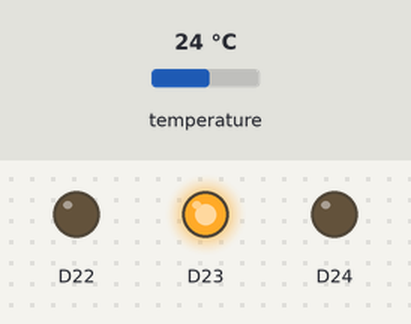
Bench run of a sketch on a simulated Arduino Nano RP2040 Connect. Shown: output pins drawn as LEDs (lit = HIGH). Inputs (shaded band) come from the test bench; at power-on: temperature 24 °C. What the sketch prints to the serial monitor is not drawn.

Above: at 1.2 s.
1.3 s: temperature set to 23.4 °C
At 1.7 s:
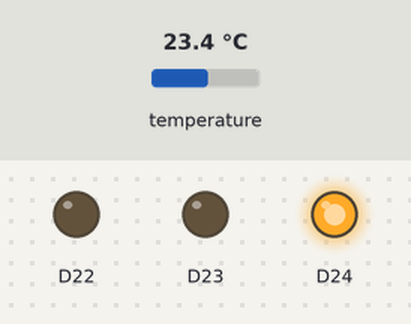
2.8 s: temperature set to 41 °C
At 4.0 s:
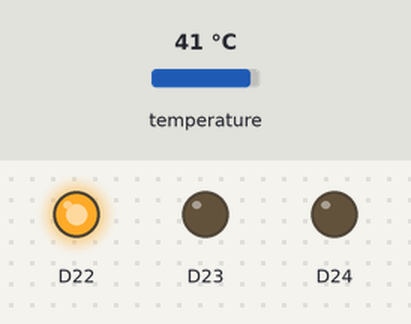
4.3 s: temperature set to 35.6 °C
5.8 s: temperature set to 34.1 °C
At 6.3 s:
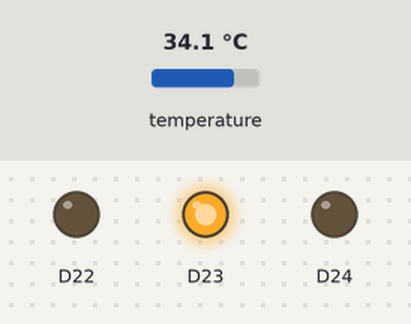
7.3 s: temperature set to 12 °C
At 8.7 s:
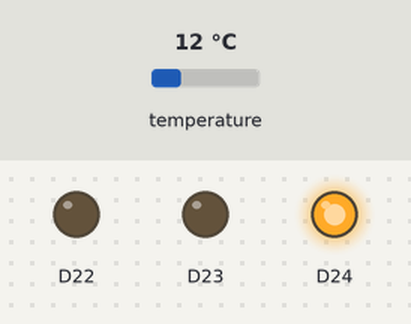
Timing chart, 0 to 9.8 s (numbered marks = the images above; inputs shaded):
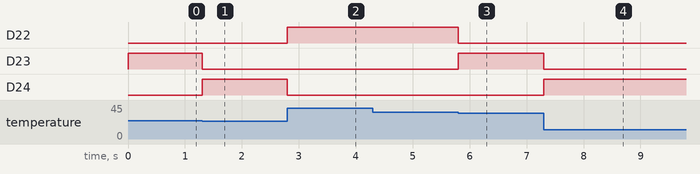

The sketch:

Exercise2_Temperature.ino
```cpp
#include <Arduino_LSM6DSOX.h>
#include <WiFiNINA.h>

void setup() {

    pinMode(LEDB, OUTPUT);
    pinMode(LEDR, OUTPUT);
    pinMode(LEDG, OUTPUT);

    if (!IMU.begin()) {
        Serial.println("Failed to initialize IMU!");
        while (1)
            ;
    }
}

int temp_deg = 0; // default value

void loop() {
    if (IMU.temperatureAvailable()) {

        IMU.readTemperature(temp_deg);

        Serial.print("LSM6DSOX Temp = ");
        Serial.print(temp_deg - 3);
        Serial.println(" °C");

        temp_deg = temp_deg - 3;

        if (temp_deg >= 32) { // red
            digitalWrite(LEDR, HIGH);
            digitalWrite(LEDG, LOW);
            digitalWrite(LEDB, LOW);
        } else if (temp_deg > 20 && temp_deg < 32) { // green
            digitalWrite(LEDR, LOW);
            digitalWrite(LEDG, HIGH);
            digitalWrite(LEDB, LOW);
        } else { // blue
            digitalWrite(LEDR, LOW);
            digitalWrite(LEDG, LOW);
            digitalWrite(LEDB, HIGH);
        }
    }
}
```

Measured:
- the behaviour switches between 24 and 23.9 °C on temperature (found by bisection; images 0 and 1)
- the behaviour switches between 35 and 34.9 °C on temperature (found by bisection; images 2 and 3)
- after the input at 1.3 s, D23: HIGH → LOW at once; D24: LOW → HIGH at once
- after the input at 2.8 s, D22: LOW → HIGH at once; D24: HIGH → LOW at once
- after the input at 5.8 s, D22: HIGH → LOW at once; D23: LOW → HIGH at once
- after the input at 7.3 s, D23: HIGH → LOW at once; D24: LOW → HIGH at once
